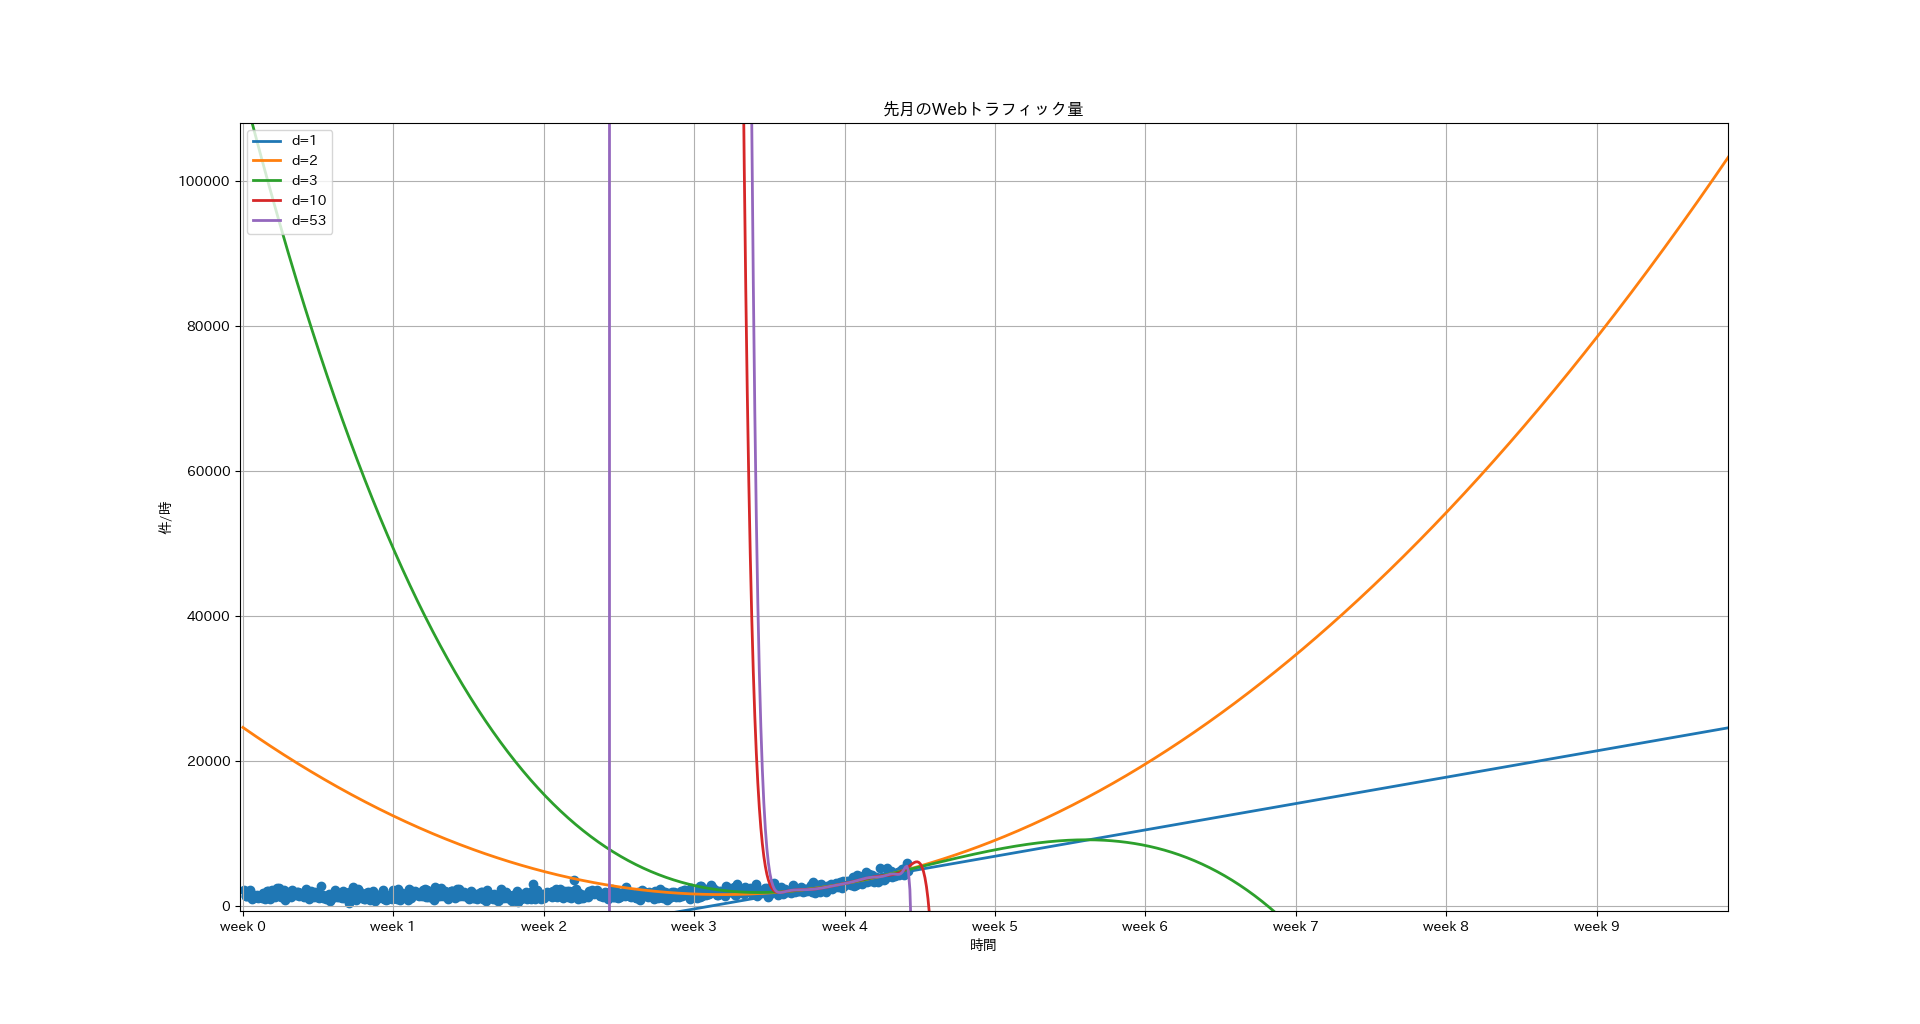

Reproduce this figure in Python.
import scipy as sp
data = sp.genfromtxt("data/web_traffic.tsv", delimiter="\t")

# 先頭10件を表示
print(data[:10])

# 1列目を1次元配列で取り出す(経過時間？)
x = data[:, 0]

# 2列目を1次元配列で取り出す(アクセス数)
y = data[:, 1]

# 不正なデータが入っている要素を除去(アクセス数が不正な値(NAN)の行を除去)

invalid_data = ~sp.isnan(y)
x = x[invalid_data]
y = y[invalid_data]

print("x[-1] = %d" % x[-1])

# フォント
import matplotlib
matplotlib.rcParams['font.family'] = 'IPAexGothic'

# 近似関数(1次)を得る
fp1, residuals, rank, sv, rcond = sp.polyfit(x, y, 1, full=True)
print("Model parameters: %s" % fp1)
print("residuals: %s" % residuals)

# 近似関数からモデル関数を作る
f1 = sp.poly1d(fp1)

# モデル関数(f1)と実測値(x,y)から誤差を得る
def error(f,x,y):
    return sp.sum((f(x) - y) ** 2)

print(error(f1, x, y )) # 317389767.339778


# 近似関数(2次)を得る
fp2, residuals, rank, sv, rcond = sp.polyfit(x, y, 2, full=True)
print("Model parameters: %s" % fp2) # Model parameters: [ 1.05322215e-02 -5.26545650e+00  1.97476082e+03]
print("residuals: %s" % residuals) # residuals: [1.79983508e+08]

# 近似関数からモデル関数を作る
f2 = sp.poly1d(fp2)
print(error(f2, x, y )) # 179983507.8781792 (f1と比べて半分ぐらいに減った！)


# 表示
import matplotlib.pyplot as plt
plt.scatter(x,y)
plt.title("先月のWebトラフィック量")
plt.xlabel("時間")
plt.ylabel("件/時")
plt.xticks([w*7*24 for w in range(10)], ['week %i'% w for w in range(10)]) # 1週間(7日*24時間)毎に区切る。0周目～9周目まで。
plt.autoscale(tight=True) # 実際は4周目分のデータしかないので、表示を0周目～4周目までを収まるようにスケール
plt.grid()

# # モデル関数f1を使い、線を引く
fx = sp.linspace(0, x[-1], 1000) # 間隔が等しい数列を1000個作る。始点:0,終点:x[-1]=743,数:1000個 => 約0.743づつ増加する1000個の数列
# # print(sp.linspace(0, x[-1], 1000)) # 数列を確認

# 変化がある3.5週目から分けて２つの直線で近似させる
inflection = int(3.5 * 7 * 24)
xa = x[:inflection]
ya = y[:inflection]
xb = x[inflection:]
yb = y[inflection:]

fa = sp.poly1d(sp.polyfit(xa, ya, 1))
fb = sp.poly1d(sp.polyfit(xb, yb, 1))

fa_error = error(fa, xa, ya)
fb_error = error(fb, xb, yb)
print("fa_error = %s" % fa_error )
print("fb_error = %s" % fb_error )
print("fa_error+fb_error = %s" % (fa_error + fb_error) )


# 3.5週目以降のデータのうち、
# 30%をテストデータとして使う

# 再現性を出すためのseed固定
sp.random.seed(314159263)

frac = 0.30
split_idx = int(frac * len(xb))
shuffled = sp.random.permutation(list(range(len(xb))))
test = sorted(shuffled[:split_idx])
train = sorted(shuffled[split_idx:])

fbt1 = sp.poly1d(sp.polyfit(xb[train], yb[train], 1))
fbt2 = sp.poly1d(sp.polyfit(xb[train], yb[train], 2))
fbt3 = sp.poly1d(sp.polyfit(xb[train], yb[train], 3))
fbt10 = sp.poly1d(sp.polyfit(xb[train], yb[train], 10))
fbt100 = sp.poly1d(sp.polyfit(xb[train], yb[train], 100))

# 学習データで誤差を見る
print("(train)fbt1_error  = %s" % error(fbt1, xb[train], yb[train]) ) # 15846249.623390418
print("(train)fbt2_error  = %s" % error(fbt2, xb[train], yb[train]) ) # 14048047.808891317
print("(train)fbt3_error  = %s" % error(fbt3, xb[train], yb[train]) ) # 14014812.664947439
print("(train)fbt10_error = %s" % error(fbt10, xb[train], yb[train]) )# 13092597.979928792
print("(train)fbt100_error = %s" % error(fbt100, xb[train], yb[train]) )# 12652070.062779315 <= 最も誤差が小さい、が、学習データに最適化されている状態なので、評価としては不適切。

# 未知データで誤差を見る
print("(test) fbt1_error  = %s" % error(fbt1, xb[test], yb[test]) ) # 6387914.410987866
print("(test) fbt2_error  = %s" % error(fbt2, xb[test], yb[test]) ) # 5841997.167708391 <= 最も誤差が小さい。乱数を変えても大体これが良い結果に。
print("(test) fbt3_error  = %s" % error(fbt3, xb[test], yb[test]) ) # 5949556.660118614
print("(test) fbt10_error = %s" % error(fbt10, xb[test], yb[test]) )# 6525801.591164470
print("(test)fbt100_error = %s" % error(fbt100, xb[test], yb[test]))# 6677906.164012078


### 描画 ###


# 未来を含めて描画(10週目まで描画してみる。)
fx = sp.linspace(0, 7*24*10, 1000)

# # f1
# plt.plot(fx, f1(fx), linewidth=2) # 直線を描く(xに対するy(f1(x))の線を引く)
# plt.legend(["d=%i" % f1.order], loc="upper left") # 凡例

# # f2
# plt.plot(fx, f2(fx), linewidth=2) # 直線を描く(xに対するy(f1(x))の線を引く)
# plt.legend(["d=%i" % f2.order], loc="upper left") # 凡例

# # 変化がある3.5週目から分けて２つの直線を引く(fa,fb)
# plt.plot(fx, fa(fx), linewidth=2) 
# plt.plot(fx, fb(fx), linewidth=2) 
# plt.legend(["d=%i" % fa.order, "d=%i" % fb.order], loc="upper left") # 凡例

# 変化がある3.5週目から70%を学習に使って作ったモデルで線を引く
plt.plot(fx, fbt1(fx), linewidth=2) 
plt.plot(fx, fbt2(fx), linewidth=2) 
plt.plot(fx, fbt3(fx), linewidth=2) 
plt.plot(fx, fbt10(fx), linewidth=2) 
plt.plot(fx, fbt100(fx), linewidth=2) 

plt.legend(["d=%i" % fbt1.order, "d=%i" % fbt2.order, "d=%i" % fbt3.order, "d=%i" % fbt10.order, "d=%i" % fbt100.order], loc="upper left") # 凡例


plt.show()
